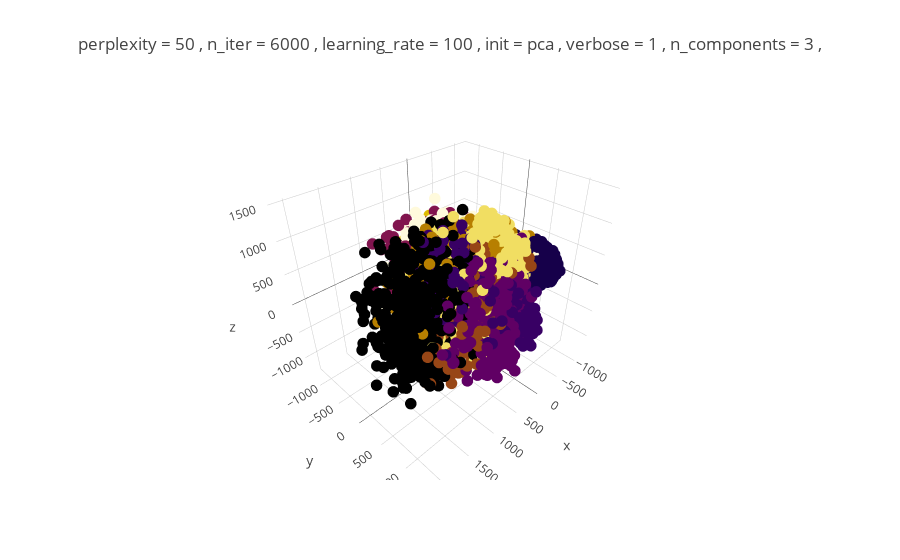

Write notebook code for a chart like this one.
### Code cell
plot3D_t_SNE(X_train, y_train, perplexity = 50, n_iter = 6000, learning_rate = 100, init = 'pca', verbose = 1)

### Figure 1 — Plotly figure (JSON) as saved in the notebook; plotly's stock layout.template omitted (floating-point values rounded to 4 significant figures; data arrays with more than 128 entries replaced by an {"elided": "..."} marker saying what was removed)
{"data": [{"marker": {"color": {"elided": "6000 int values"}, "colorscale": "Electric", "line": {"width": 0}, "size": 4}, "mode": "markers", "type": "scatter3d", "uid": "065dbd46-7053-47b2-9322-399ae9abc3f0", "x": {"elided": "6000 float values"}, "y": {"elided": "6000 float values"}, "z": {"elided": "6000 float values"}}], "layout": {"title": {"text": "perplexity = 50 , n_iter = 6000 , learning_rate = 100 , init = pca , verbose = 1 , n_components = 3 , "}}}
